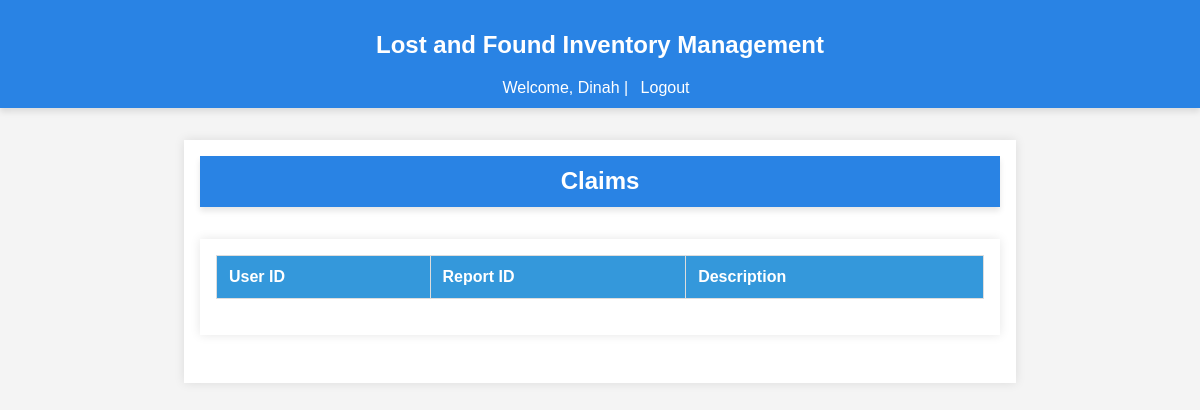
Page /admin/claims (signed in) on the earlier database version.
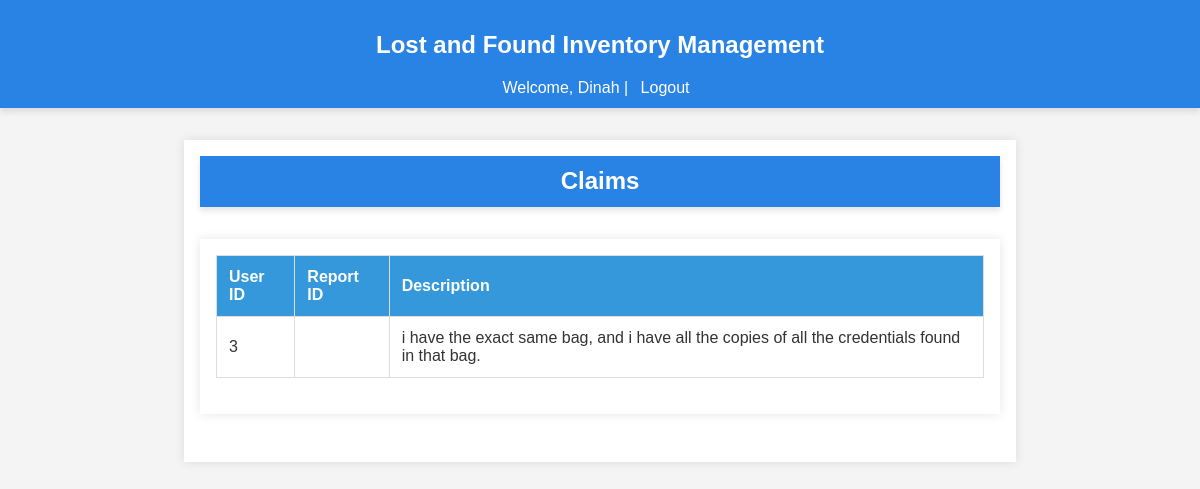
Same page on the later database version.
### app/models/claim.py (models this page shows, shortened)
class Claim(db.Model):
    id = db.Column(db.Integer, primary_key=True)
    user_id = db.Column(db.Integer, db.ForeignKey('user.id'), nullable=False)
    found_report_id = db.Column(db.Integer, db.ForeignKey('found_report.id'), nullable=False)  # Updated field
    description = db.Column(db.String(255), nullable=False)
    date_claimed = db.Column(db.Date, server_default=func.current_date(), nullable=True)
    time_claimed = db.Column(db.Time, server_default=func.current_time(), nullable=True)
    claim_user = db.relationship('User', back_populates='claims')
    found_report = db.relationship('FoundReport', back_populates='claims')

### app/routes/admin.py (the view)
@bp.route('/claims', methods=['GET'])
@login_required
@admin_required
def view_claims():
    try:
        claims = Claim.query.all()
        return render_template('view_claims.html', claims=claims)
    except Exception as e:
        return jsonify({'error': str(e)}), 500

### app/__init__.py (called while the page is built)
def register_extensions(app):
    db.init_app(app)
    migrate.init_app(app, db)
    bcrypt.init_app(app)
    login_manager.init_app(app)
    mail.init_app(app)
    @login_manager.user_loader
    def load_user(user_id):
        return user.User.query.get(int(user_id))

### app/templates/view_claims.html
{% extends "base.html" %}
{% block content %}
<header>
    <h1>Claims</h1>
</header>
<main>
    <table>
        <thead>
            <tr>
                <th>User ID</th>
                <th>Report ID</th>
                <th>Description</th>
            </tr>
        </thead>
        <tbody>
            {% for claim in claims %}
            <tr>
                <td>{{ claim.user_id }}</td>
                <td>{{ claim.report_id }}</td>
                <td>{{ claim.description }}</td>
            </tr>
            {% endfor %}
        </tbody>
    </table>
</main>
{% endblock %}

Differences in the rows shown:
added Claim: user_id "3", description "i have the exact same bag, and i have all the copies of all the credentials found in that bag."
